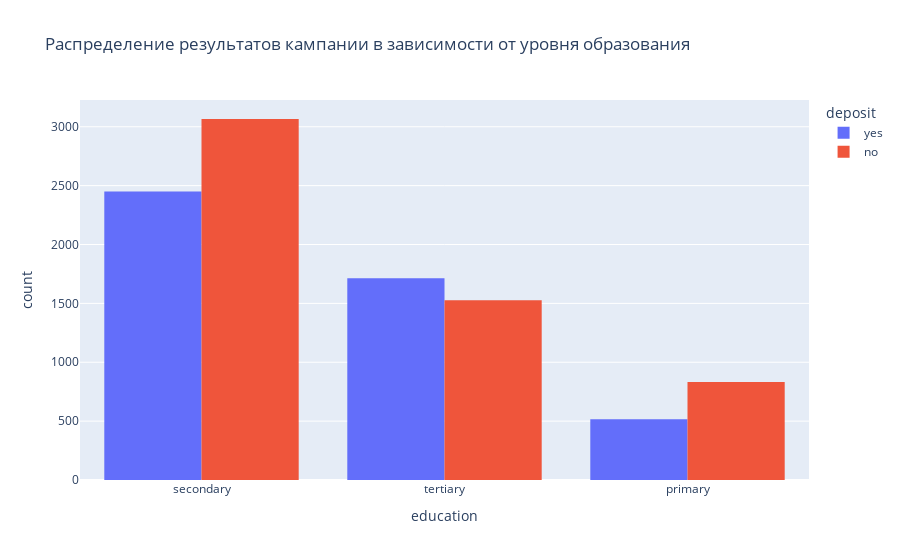

Write notebook code for a chart like this one.
### Markdown cell above
**Вывод:**
1. Самое большое количество клиентов (около 57%) составляют женатые/замужние клиенты
2. Наибольший процент успеха кампании (около 53%) приходится на одиноких клиентов

### Code cell
# построим визуализации для открывших и неоткрывших депозит в зависимости от образования
px.histogram(
    data_frame=df_cleaned,
    x='education',
    color='deposit',
    title='Распределение результатов кампании в зависимости от уровня образования',
    barmode='group'
)

### Figure 1 — Plotly figure (JSON) as saved in the notebook; plotly's stock layout.template omitted (floating-point values rounded to 4 significant figures; data arrays with more than 128 entries replaced by an {"elided": "..."} marker saying what was removed)
{"data": [{"alignmentgroup": "True", "bingroup": "x", "hovertemplate": "deposit=yes<br>education=%{x}<br>count=%{y}<extra></extra>", "legendgroup": "yes", "marker": {"color": "#636efa", "pattern": {"shape": ""}}, "name": "yes", "offsetgroup": "yes", "orientation": "v", "showlegend": true, "type": "histogram", "x": {"elided": "4681 str values"}, "xaxis": "x", "yaxis": "y"}, {"alignmentgroup": "True", "bingroup": "x", "hovertemplate": "deposit=no<br>education=%{x}<br>count=%{y}<extra></extra>", "legendgroup": "no", "marker": {"color": "#EF553B", "pattern": {"shape": ""}}, "name": "no", "offsetgroup": "no", "orientation": "v", "showlegend": true, "type": "histogram", "x": {"elided": "5424 str values"}, "xaxis": "x", "yaxis": "y"}], "layout": {"barmode": "group", "legend": {"title": {"text": "deposit"}, "tracegroupgap": 0}, "title": {"text": "Распределение результатов кампании в зависимости от уровня образования"}, "xaxis": {"anchor": "y", "domain": [0, 1], "title": {"text": "education"}}, "yaxis": {"anchor": "x", "domain": [0, 1], "title": {"text": "count"}}}}
